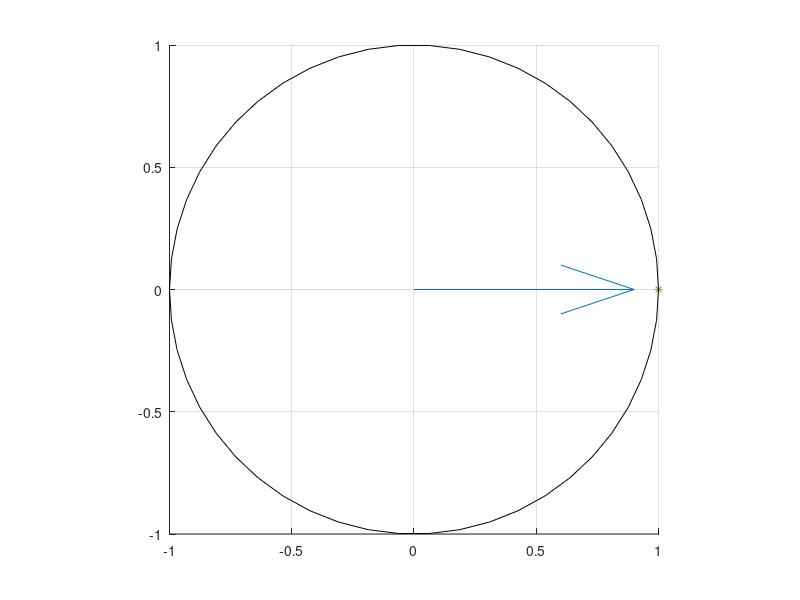

Here is the MATLAB script that generated this plot:
clear all;
close all;
clc;

f = 1;
w = 2*pi*f;
t = linspace(0, 1, 51);

hat_rhcp = [1; -1j]/sqrt(2);
hat_lhcp = [1; 1j]/sqrt(2);

F_theta = 1;
F_phi = 1j;
t_exp = exp(1j*w*t);
vec_F = [F_theta; F_phi];

F_rhcp = sum(vec_F.*conj(hat_rhcp), 1);
F_lhcp = sum(vec_F.*conj(hat_lhcp), 1);

vec_F2 = F_rhcp*hat_rhcp + F_lhcp*hat_lhcp;

F_theta2 = F_rhcp*hat_rhcp(1) + F_lhcp*hat_lhcp(1);
F_phi2 = F_rhcp*hat_rhcp(2) + F_lhcp*hat_lhcp(2);

function error = error(f1, f2)
  error = abs(f1-f2);
end

disp(["RHCP: ", num2str(F_rhcp)]);
disp(["LHCP: ", num2str(F_lhcp)]);

disp(["Error theta: ", num2str(error(F_theta, F_theta2))]);
disp(["Error phi: ", num2str(error(F_phi, F_phi2))]);

##figure;
##hold on;
##
##plot(t, real(F_theta.*t_exp), 'displayname', "\\theta");
##plot(t, real(F_phi.*t_exp), 'displayname', "\\phi");
##
##legend;

figure;
hold on;

h1 = quiver(0,0,real(F_theta(1)), real(F_phi(1)));
h2 = line(real(F_theta(1)), real(F_phi(1)), 'marker', '*');

axis equal;
grid on;
xlim([-1,1]);
ylim([-1,1]);
line(cos(2*pi*t), sin(2*pi*t), 'color', 'k');

flag = true;
while flag
  flag = false;
  for i = 1:length(t)
    vec_F = F_rhcp*hat_rhcp + F_lhcp*hat_lhcp;
    u = vec_F(1).*t_exp(i);
    v = vec_F(2).*t_exp(i);
    set(h1, 'udata', real(u), 'vdata', real(v));
    set(h2, 'xdata', real(u), 'ydata', real(v));
    pause(0.01);
  endfor
end
